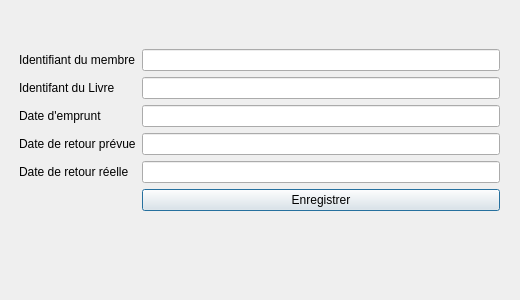
<?xml version="1.0" encoding="UTF-8"?>
<ui version="4.0">
 <class>AddEmprunt</class>
 <widget class="QDialog" name="AddEmprunt">
  <property name="geometry">
   <rect>
    <x>0</x>
    <y>0</y>
    <width>520</width>
    <height>300</height>
   </rect>
  </property>
  <property name="windowTitle">
   <string>Dialog</string>
  </property>
  <widget class="QWidget" name="formLayoutWidget">
   <property name="geometry">
    <rect>
     <x>19</x>
     <y>49</y>
     <width>481</width>
     <height>211</height>
    </rect>
   </property>
   <layout class="QFormLayout" name="formLayout">
    <item row="0" column="0">
     <widget class="QLabel" name="identifiantDuMembreLabel">
      <property name="text">
       <string>Identifiant du membre</string>
      </property>
     </widget>
    </item>
    <item row="0" column="1">
     <widget class="QLineEdit" name="identifiantDuMembreLineEdit"/>
    </item>
    <item row="1" column="0">
     <widget class="QLabel" name="identifantDuLivreLabel">
      <property name="text">
       <string>Identifant du Livre</string>
      </property>
     </widget>
    </item>
    <item row="1" column="1">
     <widget class="QLineEdit" name="identifantDuLivreLineEdit"/>
    </item>
    <item row="2" column="0">
     <widget class="QLabel" name="dateDEmpruntLabel">
      <property name="text">
       <string>Date d'emprunt</string>
      </property>
     </widget>
    </item>
    <item row="2" column="1">
     <widget class="QLineEdit" name="dateDEmpruntLineEdit"/>
    </item>
    <item row="3" column="0">
     <widget class="QLabel" name="dateDeRetourPrVueLabel">
      <property name="text">
       <string>Date de retour prévue</string>
      </property>
     </widget>
    </item>
    <item row="3" column="1">
     <widget class="QLineEdit" name="dateDeRetourPrVueLineEdit"/>
    </item>
    <item row="4" column="0">
     <widget class="QLabel" name="dateDeRetourRElleLabel">
      <property name="text">
       <string>Date de retour réelle</string>
      </property>
     </widget>
    </item>
    <item row="4" column="1">
     <widget class="QLineEdit" name="dateDeRetourRElleLineEdit"/>
    </item>
    <item row="5" column="1">
     <widget class="QPushButton" name="pushButton">
      <property name="text">
       <string>Enregistrer</string>
      </property>
     </widget>
    </item>
   </layout>
  </widget>
 </widget>
 <resources/>
 <connections/>
</ui>
